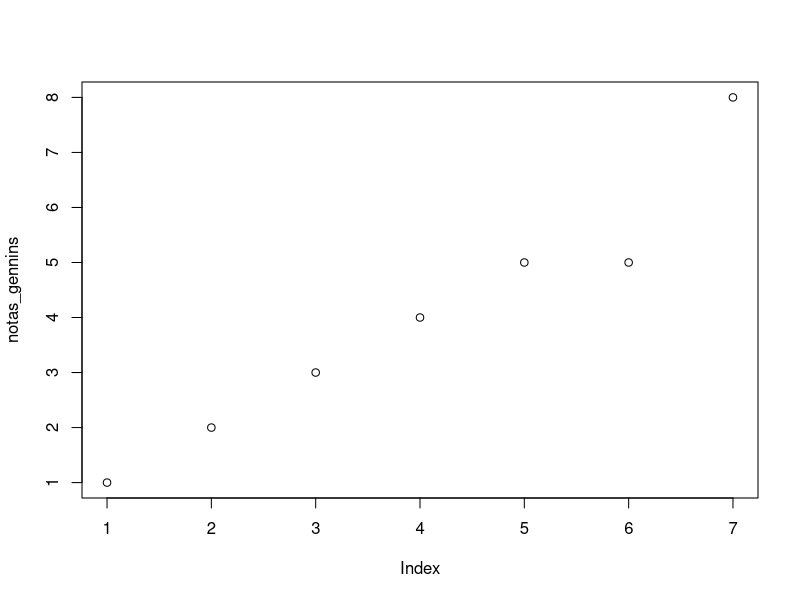

Write the R code that produced this figure.
## ---- chunk 1
knitr::opts_chunk$set(echo = TRUE)
## ---- chunk 2
#Addition: +
#Subtraction: -
#Multiplication: *
#Division: /
#Exponentiation: ^
#Modulo: %%
#log (base =, x =)
#rnorm(2)

## ---- chunk 3
class(1)
class(FALSE)
class("Texto")
## ---- chunk 4
1 + 2
TRUE + 1
TRUE + FALSE

## ---- chunk 5
numeric_vector <- c(1, 10, 49)
character_vector <- c("a", "b", "c")
boolean_vector <- c(TRUE, FALSE, TRUE)
# A classe de um vetor é seu primeiro elemento
  class(boolean_vector)

what_vector <- c("a", 5, TRUE)
  class(what_vector)
## ---- chunk 6
sample(c(1, 5, 78, 2, 3))
sort(c(1, 5, 78, 2, 3))
sort(c(1, 5, 78, 2, 3), decreasing = TRUE)

#qual diferença? Vamos olhar a função sort
?sort
  
## ---- chunk 7
trade_vector <- c(140, -50, 20, -120, 240)
stocks_vector <-  c(-24, -50, 100, -350, 10)

# Qual foi o saldo?
trade_vector + stocks_vector

## ---- chunk 8
notas <- c("Camila" = 5, "Eduardo" = 7)
notas
## ---- chunk 9

notas_gennins <- c(1:5, 5, 8)
  nomes_gennins <- c("Naruto", "Kiba", "Rock Lee", "Hinata", "Sakura", "Sasuke")
  names(notas_gennins) <- nomes_gennins
  notas_gennins
  

## ---- chunk 10
# chamando o segundo elemento 
notas_gennins[2]
#chamando os 4 primeiros elementos
notas_gennins[1:4]
# chamando os 4 últimos elementos
notas_gennins[4:7]
## ---- chunk 11
names(notas_gennins)[7] <- "Shikamaru"
notas_gennins  
## ---- chunk 12
summary(notas_gennins)
max(notas_gennins) -> mais_alta
min(notas_gennins) -> mais_baixa
print(mais_alta) 
mais_baixa
#observe que o a função "print()" tem o mesmo efeito de chamar o elemento
## ---- chunk 13
plot(notas_gennins)

## ---- chunk 14
# <  menor que
10 < 5
# >  maior que
10 > 5
# <= menor ou igual a
10 <= 5
# >=  maior ou igual a
10 >= 5
# ==  igual a
10 == 5+5
10 == (100/50) * 5
TRUE == 1
# != diferente de 
TRUE != 1
FALSE != 1
2 != 8/4
## ---- chunk 15
# Gennins com notas maiores ou igual a 4
notas_gennins >= 4

## ---- chunk 16
# Gennins com notas iguais a 4
notas_gennins == 4
## ---- chunk 17
# Gennins com notas diferentes de 4
notas_gennins != 4
## ---- chunk 18
melhores_gennins <- notas_gennins > 4
notas_gennins[melhores_gennins]
## ---- chunk 19
notas_gennins[!melhores_gennins]
## ---- chunk 20
sum(notas_gennins)

## ---- chunk 21
mean(notas_gennins)

## ---- chunk 22
var(notas_gennins)

## ---- chunk 23
sd(notas_gennins)

## ---- chunk 24
sd(notas_gennins) == (sqrt(var(notas_gennins)))
## ---- chunk 25
sum(notas_gennins[c("Sasuke", "Sakura", "Naruto")])
## ---- chunk 26
sum(notas_gennins[1], notas_gennins[5], notas_gennins["Sasuke"])

## ---- chunk 27
sum(notas_gennins[c(1, 5, 6)])

## ---- chunk 28
notas_gennins["Naruto"] <- NA
notas_gennins
## ---- chunk 29
mean(notas_gennins)
## ---- chunk 30
?mean
## ---- chunk 31
mean(notas_gennins, na.rm = TRUE)
## ---- chunk 32
mean(notas_gennins[2:7])
## ---- chunk 33
time7notas1 <- c(5, 4, 1)
time7notas2 <- c(5, 5, 2)
time7notas3 <- c(5, 3, 3)
time7nomes <- c("Sakura", "Sasuke", "Naruto")
names(time7notas1) <- time7nomes
names(time7notas2) <- time7nomes
names(time7notas3) <- time7nomes
time7notas1
time7notas2
time7notas3
## ---- chunk 34
(time7notas1 + time7notas2 + time7notas3[na.rm = TRUE])

## ---- chunk 35
sum(time7notas1, time7notas2, time7notas3, na.rm = TRUE)

## ---- chunk 36
time7 <- c("Sakura" = 5, "Sasuke" = 4, "Naruto" = 3)
time10 <- c("Ino" = 4, "Shikamaru" = 6, "Chouji" = 4)
time8 <- c("Hinata" = 4, "Shino" = 4, "Kiba" = 3)

#Sakura tirou uma nota maior que Ino? 

time7["Sakura"] > time10["Ino"]

## ---- chunk 37
data.frame("Genjutsu" = time7notas1, "Ninjutsu" = time7notas2, "Taijutsu" = time7notas3) -> dftime7
dftime7
## ---- chunk 38
Total <- c(time7notas1 + time7notas2 + time7notas3)
Total
## ---- chunk 39
cbind(dftime7, Total) -> dftime7n
dftime7n
## ---- chunk 40
rbind(dftime7n, "Total" = c(sum(dftime7n[1]), sum(dftime7n[2]), sum(dftime7n[3]), sum(dftime7n[4])))
## ---- chunk 41
data.frame(time7, time8, time10, row.names = NULL) -> dfnotas_folha
dfnotas_folha
## ---- chunk 42
## busque a segunda nota do time 8 (coluna [2])

dfnotas_folha[2, 2]
# todas as notas do time 8
dfnotas_folha[, 2]

## ---- chunk 43
# sem o time 7 (sem a coluna 1, todas as linhas)
dfnotas_folha[, 2:3]
## ---- chunk 44
# apenas o primeiro membro de cada time
dfnotas_folha [1,]
## ---- chunk 45
# Podemos fazer comparações também
dfnotas_folha >= 4

## ---- chunk 46
palmerpenguins::penguins -> penguins
library(tidyverse)
head(penguins)
## ---- chunk 47
penguins %>%
  count(species)
## ---- chunk 48
penguins %>%
  group_by(species) %>%
  summarize(across(where(is.numeric), mean, na.rm = TRUE))

## ---- chunk 49
penguins %>%
  group_by(species, island) %>%
  summarise(contagem = n())
## ---- chunk 50
penguins %>%
  group_by(species) %>%
  filter(body_mass_g > mean(body_mass_g, na.rm = TRUE)) %>%
  group_by(sex, species) %>%
  summarise(cont = n())
